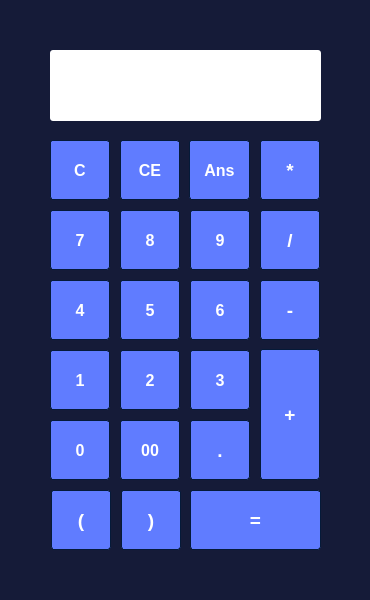
<?xml version="1.0" encoding="UTF-8"?>
<ui version="4.0">
 <class>MainWindow</class>
 <widget class="QMainWindow" name="MainWindow">
  <property name="geometry">
   <rect>
    <x>0</x>
    <y>0</y>
    <width>370</width>
    <height>600</height>
   </rect>
  </property>
  <property name="windowTitle">
   <string>MainWindow</string>
  </property>
  <property name="autoFillBackground">
   <bool>false</bool>
  </property>
  <property name="styleSheet">
   <string notr="true">QWidget
{
	background-color: #151b38;
	color: #ffffff;
	border-color: #051a39;

}

QTextEdit
{
	background-color: #ffffff;
	color: #010201;
	border-color: #051a39;
	border-radius: 3px;
}

QPushButton
{
	background-color: #607cff;
	color: #ffffff;
	border-style: solid;
	border-width: 1px;
	border-radius: 3px;
	border-color: #051a39;
	padding: 5px;

}

QPushButton::hover
{
	background-color: #8399ff;
	color: #ffffff;
	border-style: solid;
	border-width: 1px;
	border-radius: 3px;
	border-color: #051a39;
	padding: 5px;

}


QPushButton::pressed
{
	background-color: #4969ff;
	color: #ffffff;
	border-style: solid;
	border-width: 1px;
	border-radius: 3px;
	border-color: #051a39;
	padding: 5px;

}</string>
  </property>
  <property name="animated">
   <bool>true</bool>
  </property>
  <widget class="QWidget" name="centralwidget">
   <widget class="QPushButton" name="btnC">
    <property name="geometry">
     <rect>
      <x>50</x>
      <y>140</y>
      <width>60</width>
      <height>60</height>
     </rect>
    </property>
    <property name="font">
     <font>
      <pointsize>12</pointsize>
      <weight>75</weight>
      <bold>true</bold>
     </font>
    </property>
    <property name="cursor">
     <cursorShape>PointingHandCursor</cursorShape>
    </property>
    <property name="mouseTracking">
     <bool>false</bool>
    </property>
    <property name="text">
     <string>C</string>
    </property>
   </widget>
   <widget class="QPushButton" name="btnCE">
    <property name="geometry">
     <rect>
      <x>120</x>
      <y>140</y>
      <width>60</width>
      <height>60</height>
     </rect>
    </property>
    <property name="font">
     <font>
      <pointsize>12</pointsize>
      <weight>75</weight>
      <bold>true</bold>
     </font>
    </property>
    <property name="cursor">
     <cursorShape>PointingHandCursor</cursorShape>
    </property>
    <property name="mouseTracking">
     <bool>false</bool>
    </property>
    <property name="text">
     <string>CE</string>
    </property>
   </widget>
   <widget class="QPushButton" name="btnAns">
    <property name="geometry">
     <rect>
      <x>189</x>
      <y>140</y>
      <width>61</width>
      <height>60</height>
     </rect>
    </property>
    <property name="font">
     <font>
      <pointsize>12</pointsize>
      <weight>75</weight>
      <bold>true</bold>
     </font>
    </property>
    <property name="cursor">
     <cursorShape>PointingHandCursor</cursorShape>
    </property>
    <property name="mouseTracking">
     <bool>false</bool>
    </property>
    <property name="text">
     <string>Ans</string>
    </property>
   </widget>
   <widget class="QPushButton" name="btnNine">
    <property name="geometry">
     <rect>
      <x>190</x>
      <y>210</y>
      <width>60</width>
      <height>60</height>
     </rect>
    </property>
    <property name="font">
     <font>
      <pointsize>12</pointsize>
      <weight>75</weight>
      <bold>true</bold>
     </font>
    </property>
    <property name="cursor">
     <cursorShape>PointingHandCursor</cursorShape>
    </property>
    <property name="mouseTracking">
     <bool>false</bool>
    </property>
    <property name="text">
     <string>9</string>
    </property>
   </widget>
   <widget class="QPushButton" name="btnSeven">
    <property name="geometry">
     <rect>
      <x>50</x>
      <y>210</y>
      <width>60</width>
      <height>60</height>
     </rect>
    </property>
    <property name="font">
     <font>
      <pointsize>12</pointsize>
      <weight>75</weight>
      <bold>true</bold>
     </font>
    </property>
    <property name="cursor">
     <cursorShape>PointingHandCursor</cursorShape>
    </property>
    <property name="mouseTracking">
     <bool>false</bool>
    </property>
    <property name="text">
     <string>7</string>
    </property>
   </widget>
   <widget class="QPushButton" name="btnEight">
    <property name="geometry">
     <rect>
      <x>120</x>
      <y>210</y>
      <width>60</width>
      <height>60</height>
     </rect>
    </property>
    <property name="font">
     <font>
      <pointsize>12</pointsize>
      <weight>75</weight>
      <bold>true</bold>
     </font>
    </property>
    <property name="cursor">
     <cursorShape>PointingHandCursor</cursorShape>
    </property>
    <property name="mouseTracking">
     <bool>false</bool>
    </property>
    <property name="text">
     <string>8</string>
    </property>
   </widget>
   <widget class="QPushButton" name="btnMul">
    <property name="geometry">
     <rect>
      <x>260</x>
      <y>140</y>
      <width>60</width>
      <height>60</height>
     </rect>
    </property>
    <property name="font">
     <font>
      <pointsize>14</pointsize>
      <weight>75</weight>
      <bold>true</bold>
     </font>
    </property>
    <property name="cursor">
     <cursorShape>PointingHandCursor</cursorShape>
    </property>
    <property name="mouseTracking">
     <bool>false</bool>
    </property>
    <property name="text">
     <string>*</string>
    </property>
   </widget>
   <widget class="QPushButton" name="btnSix">
    <property name="geometry">
     <rect>
      <x>190</x>
      <y>280</y>
      <width>60</width>
      <height>60</height>
     </rect>
    </property>
    <property name="font">
     <font>
      <pointsize>12</pointsize>
      <weight>75</weight>
      <bold>true</bold>
     </font>
    </property>
    <property name="cursor">
     <cursorShape>PointingHandCursor</cursorShape>
    </property>
    <property name="mouseTracking">
     <bool>false</bool>
    </property>
    <property name="text">
     <string>6</string>
    </property>
   </widget>
   <widget class="QPushButton" name="btnFour">
    <property name="geometry">
     <rect>
      <x>50</x>
      <y>280</y>
      <width>60</width>
      <height>60</height>
     </rect>
    </property>
    <property name="font">
     <font>
      <pointsize>12</pointsize>
      <weight>75</weight>
      <bold>true</bold>
     </font>
    </property>
    <property name="cursor">
     <cursorShape>PointingHandCursor</cursorShape>
    </property>
    <property name="mouseTracking">
     <bool>false</bool>
    </property>
    <property name="text">
     <string>4</string>
    </property>
   </widget>
   <widget class="QPushButton" name="btnFive">
    <property name="geometry">
     <rect>
      <x>120</x>
      <y>280</y>
      <width>60</width>
      <height>60</height>
     </rect>
    </property>
    <property name="font">
     <font>
      <pointsize>12</pointsize>
      <weight>75</weight>
      <bold>true</bold>
     </font>
    </property>
    <property name="cursor">
     <cursorShape>PointingHandCursor</cursorShape>
    </property>
    <property name="mouseTracking">
     <bool>false</bool>
    </property>
    <property name="text">
     <string>5</string>
    </property>
   </widget>
   <widget class="QPushButton" name="btnDiv">
    <property name="geometry">
     <rect>
      <x>260</x>
      <y>210</y>
      <width>60</width>
      <height>60</height>
     </rect>
    </property>
    <property name="font">
     <font>
      <pointsize>14</pointsize>
      <weight>75</weight>
      <bold>true</bold>
     </font>
    </property>
    <property name="cursor">
     <cursorShape>PointingHandCursor</cursorShape>
    </property>
    <property name="mouseTracking">
     <bool>false</bool>
    </property>
    <property name="text">
     <string>/</string>
    </property>
   </widget>
   <widget class="QPushButton" name="btnThree">
    <property name="geometry">
     <rect>
      <x>190</x>
      <y>350</y>
      <width>60</width>
      <height>60</height>
     </rect>
    </property>
    <property name="font">
     <font>
      <pointsize>12</pointsize>
      <weight>75</weight>
      <bold>true</bold>
     </font>
    </property>
    <property name="cursor">
     <cursorShape>PointingHandCursor</cursorShape>
    </property>
    <property name="mouseTracking">
     <bool>false</bool>
    </property>
    <property name="text">
     <string>3</string>
    </property>
   </widget>
   <widget class="QPushButton" name="btnOne">
    <property name="geometry">
     <rect>
      <x>50</x>
      <y>350</y>
      <width>60</width>
      <height>60</height>
     </rect>
    </property>
    <property name="font">
     <font>
      <pointsize>12</pointsize>
      <weight>75</weight>
      <bold>true</bold>
     </font>
    </property>
    <property name="cursor">
     <cursorShape>PointingHandCursor</cursorShape>
    </property>
    <property name="mouseTracking">
     <bool>false</bool>
    </property>
    <property name="text">
     <string>1</string>
    </property>
   </widget>
   <widget class="QPushButton" name="btnTwo">
    <property name="geometry">
     <rect>
      <x>120</x>
      <y>350</y>
      <width>60</width>
      <height>60</height>
     </rect>
    </property>
    <property name="font">
     <font>
      <pointsize>12</pointsize>
      <weight>75</weight>
      <bold>true</bold>
     </font>
    </property>
    <property name="cursor">
     <cursorShape>PointingHandCursor</cursorShape>
    </property>
    <property name="mouseTracking">
     <bool>false</bool>
    </property>
    <property name="text">
     <string>2</string>
    </property>
   </widget>
   <widget class="QPushButton" name="btnSub">
    <property name="geometry">
     <rect>
      <x>260</x>
      <y>280</y>
      <width>60</width>
      <height>60</height>
     </rect>
    </property>
    <property name="font">
     <font>
      <pointsize>14</pointsize>
      <weight>75</weight>
      <bold>true</bold>
     </font>
    </property>
    <property name="cursor">
     <cursorShape>PointingHandCursor</cursorShape>
    </property>
    <property name="mouseTracking">
     <bool>false</bool>
    </property>
    <property name="text">
     <string>-</string>
    </property>
   </widget>
   <widget class="QPushButton" name="btnAdd">
    <property name="geometry">
     <rect>
      <x>260</x>
      <y>349</y>
      <width>60</width>
      <height>131</height>
     </rect>
    </property>
    <property name="font">
     <font>
      <pointsize>14</pointsize>
      <weight>75</weight>
      <bold>true</bold>
     </font>
    </property>
    <property name="cursor">
     <cursorShape>PointingHandCursor</cursorShape>
    </property>
    <property name="mouseTracking">
     <bool>false</bool>
    </property>
    <property name="text">
     <string>+</string>
    </property>
   </widget>
   <widget class="QPushButton" name="btnDot">
    <property name="geometry">
     <rect>
      <x>190</x>
      <y>420</y>
      <width>60</width>
      <height>60</height>
     </rect>
    </property>
    <property name="font">
     <font>
      <pointsize>14</pointsize>
      <weight>75</weight>
      <bold>true</bold>
     </font>
    </property>
    <property name="cursor">
     <cursorShape>PointingHandCursor</cursorShape>
    </property>
    <property name="mouseTracking">
     <bool>false</bool>
    </property>
    <property name="text">
     <string>.</string>
    </property>
   </widget>
   <widget class="QPushButton" name="btnZero">
    <property name="geometry">
     <rect>
      <x>50</x>
      <y>420</y>
      <width>60</width>
      <height>60</height>
     </rect>
    </property>
    <property name="font">
     <font>
      <pointsize>12</pointsize>
      <weight>75</weight>
      <bold>true</bold>
     </font>
    </property>
    <property name="cursor">
     <cursorShape>PointingHandCursor</cursorShape>
    </property>
    <property name="mouseTracking">
     <bool>false</bool>
    </property>
    <property name="text">
     <string>0</string>
    </property>
   </widget>
   <widget class="QPushButton" name="btnDblZero">
    <property name="geometry">
     <rect>
      <x>120</x>
      <y>420</y>
      <width>60</width>
      <height>60</height>
     </rect>
    </property>
    <property name="font">
     <font>
      <pointsize>12</pointsize>
      <weight>75</weight>
      <bold>true</bold>
     </font>
    </property>
    <property name="cursor">
     <cursorShape>PointingHandCursor</cursorShape>
    </property>
    <property name="mouseTracking">
     <bool>false</bool>
    </property>
    <property name="text">
     <string>00</string>
    </property>
   </widget>
   <widget class="QPushButton" name="btnRBr">
    <property name="geometry">
     <rect>
      <x>51</x>
      <y>490</y>
      <width>60</width>
      <height>60</height>
     </rect>
    </property>
    <property name="font">
     <font>
      <pointsize>14</pointsize>
      <weight>75</weight>
      <bold>true</bold>
     </font>
    </property>
    <property name="cursor">
     <cursorShape>PointingHandCursor</cursorShape>
    </property>
    <property name="mouseTracking">
     <bool>false</bool>
    </property>
    <property name="text">
     <string>(</string>
    </property>
   </widget>
   <widget class="QPushButton" name="btnLBr">
    <property name="geometry">
     <rect>
      <x>121</x>
      <y>490</y>
      <width>60</width>
      <height>60</height>
     </rect>
    </property>
    <property name="font">
     <font>
      <pointsize>14</pointsize>
      <weight>75</weight>
      <bold>true</bold>
     </font>
    </property>
    <property name="cursor">
     <cursorShape>PointingHandCursor</cursorShape>
    </property>
    <property name="mouseTracking">
     <bool>false</bool>
    </property>
    <property name="text">
     <string>)</string>
    </property>
   </widget>
   <widget class="QPushButton" name="btnEq">
    <property name="geometry">
     <rect>
      <x>190</x>
      <y>490</y>
      <width>131</width>
      <height>60</height>
     </rect>
    </property>
    <property name="font">
     <font>
      <pointsize>14</pointsize>
      <weight>75</weight>
      <bold>true</bold>
     </font>
    </property>
    <property name="cursor">
     <cursorShape>PointingHandCursor</cursorShape>
    </property>
    <property name="mouseTracking">
     <bool>false</bool>
    </property>
    <property name="text">
     <string>=</string>
    </property>
   </widget>
   <widget class="QTextEdit" name="txtInput">
    <property name="geometry">
     <rect>
      <x>50</x>
      <y>50</y>
      <width>271</width>
      <height>71</height>
     </rect>
    </property>
    <property name="font">
     <font>
      <pointsize>12</pointsize>
     </font>
    </property>
    <property name="lineWrapMode">
     <enum>QTextEdit::WidgetWidth</enum>
    </property>
    <property name="lineWrapColumnOrWidth">
     <number>0</number>
    </property>
    <property name="readOnly">
     <bool>true</bool>
    </property>
    <property name="placeholderText">
     <string/>
    </property>
   </widget>
  </widget>
  <widget class="QStatusBar" name="statusbar"/>
 </widget>
 <resources/>
 <connections/>
</ui>
